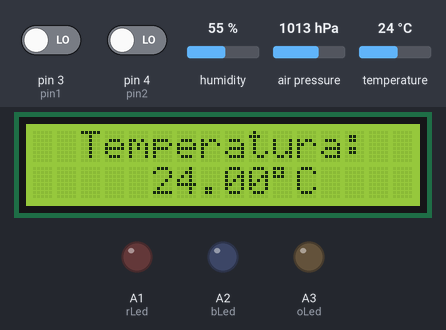
A sketch run on a simulated Arduino Uno, built with avr-gcc and run on an emulated ATmega328P. Parts: 16×2 character LCD, output pins drawn as LEDs (lit = HIGH). The inputs (shaded band) are chosen by the test bench; at power-on: humidity 55 %, air pressure 1013 hPa, temperature 24 °C, pin 3 (pin1) LOW, pin 4 (pin2) LOW. What the sketch prints to the serial monitor is not drawn.

Above: at 4.6 s.
4.7 s: humidity set to 22 %
15.7 s: air pressure set to 952 hPa
At 28.9 s:
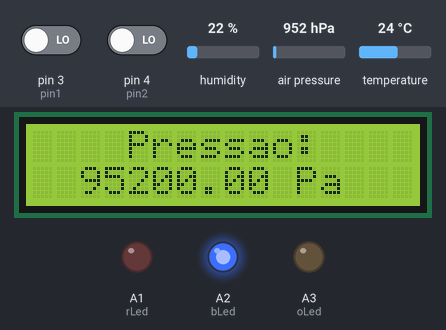
29.7 s: temperature set to 12 °C
At 35.1 s:
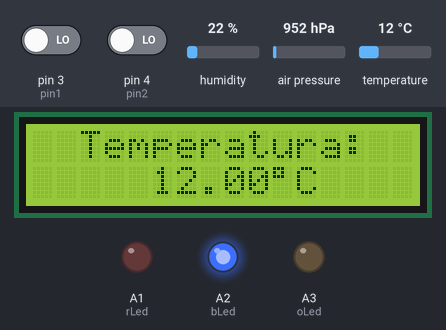
37.9 s: air pressure set to 975 hPa
At 51.5 s:
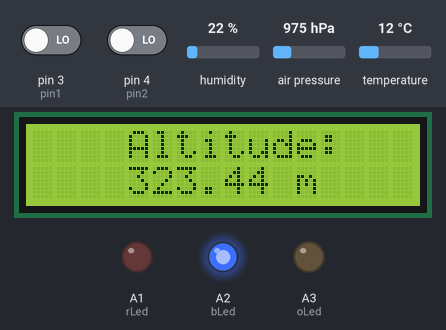
51.9 s: humidity set to 40 %
At 57.6 s:
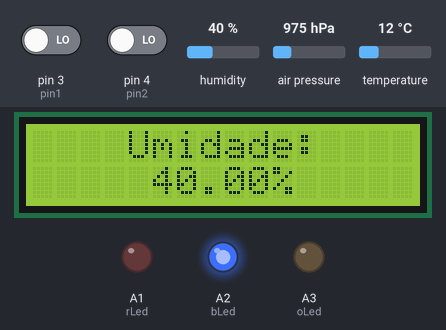
60.2 s: air pressure set to 1000 hPa
At 69.6 s:
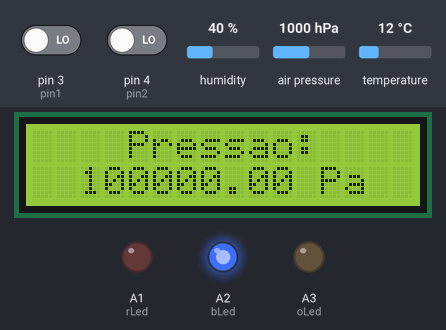
Timing chart, 0 to 71.1 s (numbered marks = the images above; inputs shaded):
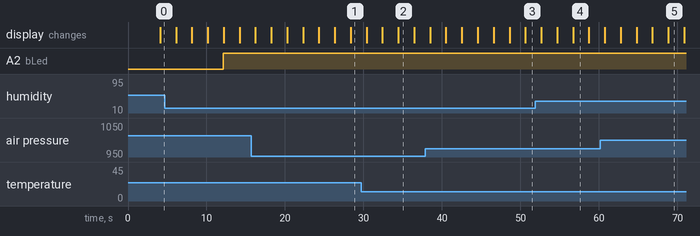

Measured:
- what the display in image 2 shows lasts 2.0 s, from 34.5 s to 36.5 s

The sketch:

main.ino
```cpp
//BIBLIOTECAS --------------------------------------------------------------


#include <LiquidCrystal_I2C.h>
#include <DHT.h>
#include <Wire.h>
#include <DHT_U.h>
#include <Wire.h>
#include <SPI.h>
#include <Adafruit_BMP280.h>


//DEFINIÇÃO ----------------------------------------------------------------


#define DHTPIN 2 //PINO DIGITAL UTILIZADO PELO DHT22
#define DHTTYPE DHT22 //DEFINE O MODELO DO SENSOR (DHT22 / AM2302)
#define BMP_SCK  (13)
#define BMP_MISO (12)
#define BMP_MOSI (11)
#define BMP_CS   (10)


//CONSTANTES ----------------------------------------------------------------

int pin2 = 4; // Alterando para a pinagem desejada
int pin1 = 3; // Alterando para a pinagem desejada
unsigned long duracao1;
unsigned long duracao2;
unsigned long tempoInicial;
unsigned long tempoAmostragem_ms = 3000;
unsigned long ocupacaoPulsoBaixo1 = 0;
unsigned long ocupacaoPulsoBaixo2 = 0;
float razao1 = 0;
float razao2 = 0;
float concentracao1 = 0;
float concentracao2 = 0;
int rLed = A1; // Laranja
int bLed = A2; // Azul
int oLed = A3; // Vermelho


DHT dht(DHTPIN, DHTTYPE); //PASSA OS PARÂMETROS PARA A FUNÇÃO
LiquidCrystal_I2C lcd(0x27,16,2);
Adafruit_BMP280 bmp;


//CONFIGURAÇÕES-------------------------------------------------------------


void setup() {


  Serial.begin(9600);
  pinMode(4, INPUT); // Pin2 como 4
  pinMode(3, INPUT); // Pin1 como 3
  pinMode(oLed, OUTPUT);
  pinMode(bLed, OUTPUT);
  pinMode(rLed, OUTPUT);

  tempoInicial = millis();

  //CONFIGURAÇÕES DO LCD
  lcd.init();
  lcd.clear();
  lcd.backlight();
  dht.begin();


  //CONFIGURAÇÃO DO BMP
  while ( !Serial ) delay(100);
  Serial.println(F("BMP280 test"));
  unsigned status;

  status = bmp.begin(0x76);

  bmp.setSampling(Adafruit_BMP280::MODE_NORMAL,
                  Adafruit_BMP280::SAMPLING_X2,
                  Adafruit_BMP280::SAMPLING_X16,
                  Adafruit_BMP280::FILTER_X16,
                  Adafruit_BMP280::STANDBY_MS_500);

}

//REPETIÇÃO-----------------------------------------------------------------

void loop() {

   duracao1 = pulseIn(pin1, LOW);
  duracao2 = pulseIn(pin2, LOW);
  ocupacaoPulsoBaixo1 = ocupacaoPulsoBaixo1 + duracao1;
  ocupacaoPulsoBaixo2 = ocupacaoPulsoBaixo2 + duracao2;

  if ((millis() - tempoInicial) > tempoAmostragem_ms) {
    razao1 = ocupacaoPulsoBaixo1 / (tempoAmostragem_ms * 10.0);
    concentracao1 = 1.1 * pow(razao1, 3) - 3.8 * pow(razao1, 2) + 520 * razao1 + 0.62;

    razao2 = ocupacaoPulsoBaixo2 / (tempoAmostragem_ms * 10.0);
    concentracao2 = 1.1 * pow(razao2, 3) - 3.8 * pow(razao2, 2) + 520 * razao2 + 0.62;

    int qualidadeAr;

  //DECLARAÇÃO DAS VARIÁVEIS LOCAIS
  float hum  = dht.readHumidity();
  float temp = dht.readTemperature();
  float pre = bmp.readPressure();
  float alt = bmp.readAltitude(1013.25);


  lcd.clear();


    //CHECAR ESTADO DOS SENSORES
    if (isnan(hum) || isnan(temp)) {
    lcd.setCursor(0, 0);
    lcd.print("Erro");
  } else {

    //IMPRESSÃO DOS DADOS DE TEMPERATURA
    lcd.setCursor(2, 0);
    lcd.print("Temperatura:");
    lcd.setCursor(5, 1);
    lcd.print(temp);
    lcd.print((char)223);
    lcd.print("C");
    delay (2000);
    lcd.clear();

    //IMPRESSÃO DOS DADOS DE UMIDADE
    lcd.setCursor(4, 0);
    lcd.print("Umidade:");
    lcd.setCursor(5, 1);
    lcd.print(hum);
    lcd.print("%");
    delay (2000);
    lcd.clear();

    //IMPRESSÃO DOS DADOS DE PRESSÃO
    lcd.setCursor(4, 0);
    lcd.print("Pressao:");
    lcd.setCursor(2, 1);
    lcd.print(pre);
    lcd.print(" Pa");
    delay (2000);
    lcd.clear();

    //IMPRESSÃO DOS DADOS DE ALTITUDE
    lcd.setCursor(4, 0);
    lcd.print("Altitude:");
    lcd.setCursor(4, 1);
    lcd.print(alt);
    lcd.print(" m");
    delay (2000);
    lcd.clear();

     if (concentracao1 < 1000) {
      qualidadeAr = 1; // BOM
      digitalWrite(oLed, LOW);
      digitalWrite(bLed, HIGH);
      digitalWrite(rLed, LOW);
    } else if (concentracao1 >= 1000 && concentracao1 < 10000) {
      qualidadeAr = 2; // MÉDIO
      digitalWrite(oLed, HIGH);
      digitalWrite(bLed, LOW);
      digitalWrite(rLed, LOW);
    } else if (concentracao1 >= 10000) {
      qualidadeAr = 3; // PÉSSIMO
      digitalWrite(oLed, LOW);
      digitalWrite(bLed, LOW);
      digitalWrite(rLed, HIGH);
    }

    // Exibir a qualidade do ar no LCD
    lcd.clear();
    lcd.setCursor(0, 0);
    lcd.print("Qualidade do Ar:");

    lcd.setCursor(0, 1);
    switch (qualidadeAr) {
      case 1:
        lcd.setCursor(6,1);
        lcd.print("Bom");
        break;
      case 2:
        lcd.setCursor(4,1);
        lcd.print("Mediano");
        break;
      case 3:
        lcd.setCursor(2,1);
        lcd.print("Ruim");
        break;

        ocupacaoPulsoBaixo1 = 0;
    ocupacaoPulsoBaixo2 = 0;
    tempoInicial = millis();
    }
  }
 }
}
```
